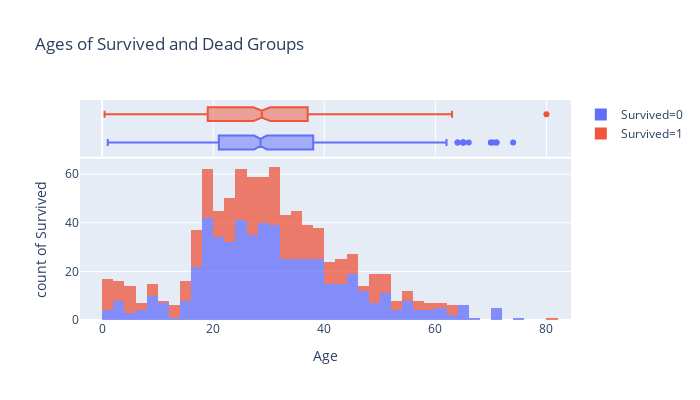

Write notebook code for a chart like this one.
### Code cell
fig = px.histogram(train, x='Age', y='Survived', color='Survived', marginal='box', opacity=0.75, 
                   hover_data=train.columns, title='Ages of Survived and Dead Groups')
fig.update_layout(width=700, height=400)
fig.show()

### Figure 1 — Plotly figure (JSON) as saved in the notebook; plotly's stock layout.template omitted (floating-point values rounded to 4 significant figures; data arrays with more than 128 entries replaced by an {"elided": "..."} marker saying what was removed)
{"data": [{"alignmentgroup": "True", "bingroup": "x", "hoverlabel": {"namelength": 0}, "hovertemplate": "Survived=0<br>Age=%{x}<br>count of Survived=%{y}", "legendgroup": "Survived=0", "marker": {"color": "#636efa", "opacity": 0.75}, "name": "Survived=0", "offsetgroup": "Survived=0", "orientation": "v", "showlegend": true, "type": "histogram", "x": {"elided": "549 float values"}, "xaxis": "x", "y": {"elided": "549 int values"}, "yaxis": "y"}, {"alignmentgroup": "True", "customdata": {"elided": "549x7 mixed values"}, "hoverlabel": {"namelength": 0}, "hovertemplate": "Survived=%{customdata[0]}<br>Age=%{customdata[3]}<br>Pclass=%{customdata[1]}<br>Sex=%{customdata[2]}<br>Family=%{customdata[4]}<br>Embarked=%{customdata[5]}<br>Fare=%{customdata[6]}", "legendgroup": "Survived=0", "marker": {"color": "#636efa"}, "name": "Survived=0", "notched": true, "offsetgroup": "Survived=0", "showlegend": false, "type": "box", "x": {"elided": "549 float values"}, "xaxis": "x2", "yaxis": "y2"}, {"alignmentgroup": "True", "bingroup": "x", "hoverlabel": {"namelength": 0}, "hovertemplate": "Survived=1<br>Age=%{x}<br>count of Survived=%{y}", "legendgroup": "Survived=1", "marker": {"color": "#EF553B", "opacity": 0.75}, "name": "Survived=1", "offsetgroup": "Survived=1", "orientation": "v", "showlegend": true, "type": "histogram", "x": {"elided": "342 float values"}, "xaxis": "x", "y": {"elided": "342 int values"}, "yaxis": "y"}, {"alignmentgroup": "True", "customdata": {"elided": "342x7 mixed values"}, "hoverlabel": {"namelength": 0}, "hovertemplate": "Survived=%{customdata[0]}<br>Age=%{customdata[3]}<br>Pclass=%{customdata[1]}<br>Sex=%{customdata[2]}<br>Family=%{customdata[4]}<br>Embarked=%{customdata[5]}<br>Fare=%{customdata[6]}", "legendgroup": "Survived=1", "marker": {"color": "#EF553B"}, "name": "Survived=1", "notched": true, "offsetgroup": "Survived=1", "showlegend": false, "type": "box", "x": {"elided": "342 float values"}, "xaxis": "x2", "yaxis": "y2"}], "layout": {"barmode": "relative", "height": 400, "legend": {"tracegroupgap": 0}, "title": {"text": "Ages of Survived and Dead Groups"}, "width": 700, "xaxis": {"anchor": "y", "domain": [0, 1], "title": {"text": "Age"}}, "xaxis2": {"anchor": "y2", "domain": [0, 1], "matches": "x", "showgrid": true, "showticklabels": false}, "yaxis": {"anchor": "x", "categoryarray": [1, 0], "categoryorder": "array", "domain": [0, 0.7326], "title": {"text": "count of Survived"}}, "yaxis2": {"anchor": "x2", "categoryarray": [1, 0], "categoryorder": "array", "domain": [0.7426, 1], "matches": "y2", "showgrid": false, "showline": false, "showticklabels": false, "ticks": ""}}}
